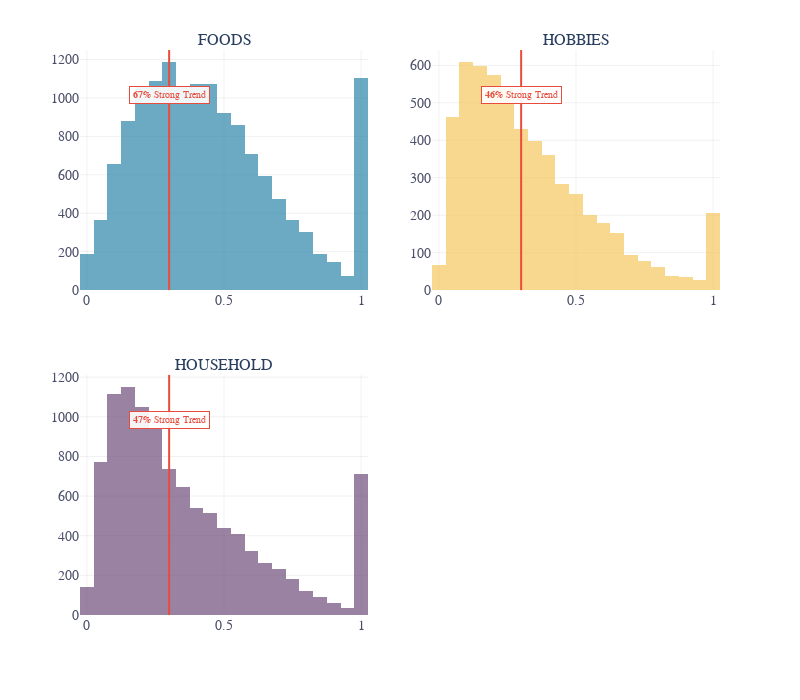

This figure's notebook cell:
### Code cell
plot_distribution(
    diagnostics,
    columns=['trend'],
    use_metric_defaults=True,  
    thresholds={
        'trend': 0.3,            
    },
    threshold_labels={
        'trend': 'Strong Trend',
    },
    show_threshold_pct=True,
    mode='facet',
    group_col='cat_id'

)

### Figure 1 — Plotly figure (JSON) as saved in the notebook; plotly's stock layout.template omitted (floating-point values rounded to 4 significant figures; data arrays with more than 128 entries replaced by an {"elided": "..."} marker saying what was removed)
{"data": [{"marker": {"color": "#2E86AB", "opacity": 0.7}, "name": "trend", "nbinsx": 30, "showlegend": false, "type": "histogram", "visible": true, "x": {"elided": "14370 float values"}, "xaxis": "x", "yaxis": "y"}, {"marker": {"color": "#F6C85F", "opacity": 0.7}, "name": "trend", "nbinsx": 30, "showlegend": false, "type": "histogram", "visible": true, "x": {"elided": "5650 float values"}, "xaxis": "x2", "yaxis": "y2"}, {"marker": {"color": "#6F4E7C", "opacity": 0.7}, "name": "trend", "nbinsx": 30, "showlegend": false, "type": "histogram", "visible": true, "x": {"elided": "10470 float values"}, "xaxis": "x3", "yaxis": "y3"}], "layout": {"annotations": [{"font": {"size": 16}, "showarrow": false, "text": "FOODS", "x": 0.225, "xanchor": "center", "xref": "paper", "y": 1, "yanchor": "bottom", "yref": "paper"}, {"font": {"size": 16}, "showarrow": false, "text": "HOBBIES", "x": 0.775, "xanchor": "center", "xref": "paper", "y": 1, "yanchor": "bottom", "yref": "paper"}, {"font": {"size": 16}, "showarrow": false, "text": "HOUSEHOLD", "x": 0.225, "xanchor": "center", "xref": "paper", "y": 0.425, "yanchor": "bottom", "yref": "paper"}, {"bgcolor": "rgba(255,255,255,0.9)", "bordercolor": "#e74c3c", "borderpad": 3, "borderwidth": 1, "font": {"color": "#e74c3c", "size": 10}, "showarrow": false, "text": "<b>67%</b> Strong Trend", "x": 0.3, "xref": "x", "y": 0.85, "yref": "y domain"}, {"bgcolor": "rgba(255,255,255,0.9)", "bordercolor": "#e74c3c", "borderpad": 3, "borderwidth": 1, "font": {"color": "#e74c3c", "size": 10}, "showarrow": false, "text": "<b>46%</b> Strong Trend", "x": 0.3, "xref": "x2", "y": 0.85, "yref": "y2 domain"}, {"bgcolor": "rgba(255,255,255,0.9)", "bordercolor": "#e74c3c", "borderpad": 3, "borderwidth": 1, "font": {"color": "#e74c3c", "size": 10}, "showarrow": false, "text": "<b>47%</b> Strong Trend", "x": 0.3, "xref": "x3", "y": 0.85, "yref": "y3 domain"}], "font": {"family": "Source Sans Pro", "size": 14}, "height": 700, "legend": {"bgcolor": "rgba(255,255,255,0.9)", "bordercolor": "rgba(0,0,0,0.1)", "borderwidth": 1, "font": {"color": "#222222", "size": 12}, "orientation": "h", "x": 0.5, "xanchor": "center", "y": -0.12, "yanchor": "top"}, "margin": {"b": 85, "t": 50}, "paper_bgcolor": "white", "plot_bgcolor": "white", "shapes": [{"line": {"color": "#e74c3c", "dash": "solid", "width": 2}, "type": "line", "x0": 0.3, "x1": 0.3, "xref": "x", "y0": 0, "y1": 1, "yref": "y domain"}, {"line": {"color": "#e74c3c", "dash": "solid", "width": 2}, "type": "line", "x0": 0.3, "x1": 0.3, "xref": "x2", "y0": 0, "y1": 1, "yref": "y2 domain"}, {"line": {"color": "#e74c3c", "dash": "solid", "width": 2}, "type": "line", "x0": 0.3, "x1": 0.3, "xref": "x3", "y0": 0, "y1": 1, "yref": "y3 domain"}], "width": 800, "xaxis": {"anchor": "y", "color": "#4A4E69", "domain": [0, 0.45], "gridcolor": "rgba(0,0,0,0.06)", "showgrid": true, "tickcolor": "#4A4E69"}, "xaxis2": {"anchor": "y2", "color": "#4A4E69", "domain": [0.55, 1], "gridcolor": "rgba(0,0,0,0.06)", "showgrid": true, "tickcolor": "#4A4E69"}, "xaxis3": {"anchor": "y3", "color": "#4A4E69", "domain": [0, 0.45], "gridcolor": "rgba(0,0,0,0.06)", "showgrid": true, "tickcolor": "#4A4E69"}, "xaxis4": {"anchor": "y4", "color": "#4A4E69", "domain": [0.55, 1], "gridcolor": "rgba(0,0,0,0.06)", "showgrid": true, "tickcolor": "#4A4E69"}, "yaxis": {"anchor": "x", "color": "#4A4E69", "domain": [0.575, 1], "gridcolor": "rgba(0,0,0,0.06)", "showgrid": true, "tickcolor": "#4A4E69"}, "yaxis2": {"anchor": "x2", "color": "#4A4E69", "domain": [0.575, 1], "gridcolor": "rgba(0,0,0,0.06)", "showgrid": true, "tickcolor": "#4A4E69"}, "yaxis3": {"anchor": "x3", "color": "#4A4E69", "domain": [0, 0.425], "gridcolor": "rgba(0,0,0,0.06)", "showgrid": true, "tickcolor": "#4A4E69"}, "yaxis4": {"anchor": "x4", "color": "#4A4E69", "domain": [0, 0.425], "gridcolor": "rgba(0,0,0,0.06)", "showgrid": true, "tickcolor": "#4A4E69"}}}
